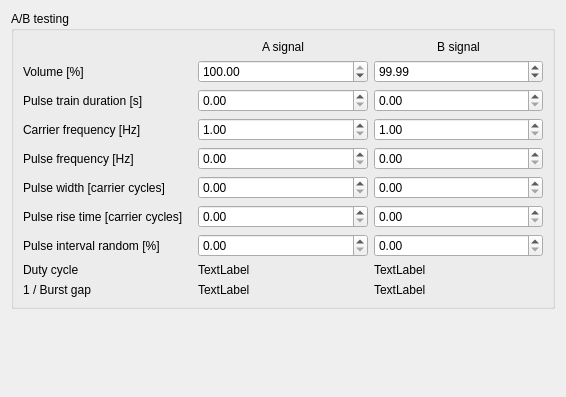
<?xml version="1.0" encoding="UTF-8"?>
<ui version="4.0">
 <class>ABTestWidget</class>
 <widget class="QWidget" name="ABTestWidget">
  <property name="geometry">
   <rect>
    <x>0</x>
    <y>0</y>
    <width>566</width>
    <height>397</height>
   </rect>
  </property>
  <property name="windowTitle">
   <string>Form</string>
  </property>
  <layout class="QVBoxLayout" name="verticalLayout">
   <item>
    <widget class="QGroupBox" name="groupBox">
     <property name="title">
      <string>A/B testing</string>
     </property>
     <layout class="QGridLayout" name="gridLayout">
      <item row="4" column="0">
       <widget class="QLabel" name="label_6">
        <property name="text">
         <string>Pulse frequency [Hz]</string>
        </property>
       </widget>
      </item>
      <item row="7" column="2">
       <widget class="QDoubleSpinBox" name="b_rise_time">
        <property name="keyboardTracking">
         <bool>false</bool>
        </property>
        <property name="maximum">
         <double>100.000000000000000</double>
        </property>
        <property name="singleStep">
         <double>0.100000000000000</double>
        </property>
       </widget>
      </item>
      <item row="4" column="2">
       <widget class="QDoubleSpinBox" name="b_pulse_frequency">
        <property name="keyboardTracking">
         <bool>false</bool>
        </property>
       </widget>
      </item>
      <item row="9" column="1">
       <widget class="QLabel" name="a_duty_cycle">
        <property name="text">
         <string>TextLabel</string>
        </property>
       </widget>
      </item>
      <item row="3" column="0">
       <widget class="QLabel" name="label_5">
        <property name="text">
         <string>Carrier frequency [Hz]</string>
        </property>
       </widget>
      </item>
      <item row="8" column="0">
       <widget class="QLabel" name="label_8">
        <property name="text">
         <string>Pulse interval random [%]</string>
        </property>
       </widget>
      </item>
      <item row="1" column="1">
       <widget class="QDoubleSpinBox" name="a_volume">
        <property name="keyboardTracking">
         <bool>false</bool>
        </property>
        <property name="maximum">
         <double>100.000000000000000</double>
        </property>
        <property name="singleStep">
         <double>0.100000000000000</double>
        </property>
        <property name="value">
         <double>100.000000000000000</double>
        </property>
       </widget>
      </item>
      <item row="2" column="2">
       <widget class="QDoubleSpinBox" name="b_train_duration">
        <property name="keyboardTracking">
         <bool>false</bool>
        </property>
        <property name="maximum">
         <double>100.000000000000000</double>
        </property>
        <property name="singleStep">
         <double>0.100000000000000</double>
        </property>
       </widget>
      </item>
      <item row="5" column="0">
       <widget class="QLabel" name="label_7">
        <property name="text">
         <string>Pulse width [carrier cycles]</string>
        </property>
       </widget>
      </item>
      <item row="3" column="1">
       <widget class="QDoubleSpinBox" name="a_carrier">
        <property name="keyboardTracking">
         <bool>false</bool>
        </property>
        <property name="minimum">
         <double>1.000000000000000</double>
        </property>
        <property name="maximum">
         <double>9999999.000000000000000</double>
        </property>
        <property name="singleStep">
         <double>10.000000000000000</double>
        </property>
       </widget>
      </item>
      <item row="1" column="0">
       <widget class="QLabel" name="label">
        <property name="text">
         <string>Volume [%]</string>
        </property>
       </widget>
      </item>
      <item row="3" column="2">
       <widget class="QDoubleSpinBox" name="b_carrier">
        <property name="keyboardTracking">
         <bool>false</bool>
        </property>
        <property name="minimum">
         <double>1.000000000000000</double>
        </property>
        <property name="maximum">
         <double>9999999.000000000000000</double>
        </property>
        <property name="singleStep">
         <double>10.000000000000000</double>
        </property>
       </widget>
      </item>
      <item row="8" column="2">
       <widget class="QDoubleSpinBox" name="b_pulse_interval_random">
        <property name="keyboardTracking">
         <bool>false</bool>
        </property>
        <property name="maximum">
         <double>100.000000000000000</double>
        </property>
       </widget>
      </item>
      <item row="2" column="0">
       <widget class="QLabel" name="label_3">
        <property name="text">
         <string>Pulse train duration [s]</string>
        </property>
       </widget>
      </item>
      <item row="5" column="2">
       <widget class="QDoubleSpinBox" name="b_pulse_width">
        <property name="keyboardTracking">
         <bool>false</bool>
        </property>
        <property name="singleStep">
         <double>0.100000000000000</double>
        </property>
       </widget>
      </item>
      <item row="5" column="1">
       <widget class="QDoubleSpinBox" name="a_pulse_width">
        <property name="keyboardTracking">
         <bool>false</bool>
        </property>
        <property name="singleStep">
         <double>0.100000000000000</double>
        </property>
       </widget>
      </item>
      <item row="9" column="0">
       <widget class="QLabel" name="label_10">
        <property name="text">
         <string>Duty cycle</string>
        </property>
       </widget>
      </item>
      <item row="4" column="1">
       <widget class="QDoubleSpinBox" name="a_pulse_frequency">
        <property name="keyboardTracking">
         <bool>false</bool>
        </property>
       </widget>
      </item>
      <item row="2" column="1">
       <widget class="QDoubleSpinBox" name="a_train_duration">
        <property name="keyboardTracking">
         <bool>false</bool>
        </property>
        <property name="maximum">
         <double>100.000000000000000</double>
        </property>
        <property name="singleStep">
         <double>0.100000000000000</double>
        </property>
       </widget>
      </item>
      <item row="9" column="2">
       <widget class="QLabel" name="b_duty_cycle">
        <property name="text">
         <string>TextLabel</string>
        </property>
       </widget>
      </item>
      <item row="7" column="0">
       <widget class="QLabel" name="label_9">
        <property name="text">
         <string>Pulse rise time [carrier cycles]</string>
        </property>
       </widget>
      </item>
      <item row="8" column="1">
       <widget class="QDoubleSpinBox" name="a_pulse_interval_random">
        <property name="keyboardTracking">
         <bool>false</bool>
        </property>
        <property name="maximum">
         <double>100.000000000000000</double>
        </property>
       </widget>
      </item>
      <item row="1" column="2">
       <widget class="QDoubleSpinBox" name="b_volume">
        <property name="keyboardTracking">
         <bool>false</bool>
        </property>
        <property name="maximum">
         <double>100.000000000000000</double>
        </property>
        <property name="singleStep">
         <double>0.100000000000000</double>
        </property>
        <property name="value">
         <double>99.989999999999995</double>
        </property>
       </widget>
      </item>
      <item row="0" column="2">
       <widget class="QLabel" name="b_signal_label">
        <property name="text">
         <string>B signal</string>
        </property>
        <property name="alignment">
         <set>Qt::AlignmentFlag::AlignCenter</set>
        </property>
       </widget>
      </item>
      <item row="0" column="1">
       <widget class="QLabel" name="a_signal_label">
        <property name="text">
         <string>A signal</string>
        </property>
        <property name="alignment">
         <set>Qt::AlignmentFlag::AlignCenter</set>
        </property>
       </widget>
      </item>
      <item row="7" column="1">
       <widget class="QDoubleSpinBox" name="a_rise_time">
        <property name="keyboardTracking">
         <bool>false</bool>
        </property>
        <property name="maximum">
         <double>100.000000000000000</double>
        </property>
        <property name="singleStep">
         <double>0.100000000000000</double>
        </property>
       </widget>
      </item>
      <item row="10" column="0">
       <widget class="QLabel" name="label_2">
        <property name="text">
         <string>1 / Burst gap</string>
        </property>
       </widget>
      </item>
      <item row="10" column="1">
       <widget class="QLabel" name="a_burst_gap">
        <property name="text">
         <string>TextLabel</string>
        </property>
       </widget>
      </item>
      <item row="10" column="2">
       <widget class="QLabel" name="b_burst_gap">
        <property name="text">
         <string>TextLabel</string>
        </property>
       </widget>
      </item>
     </layout>
    </widget>
   </item>
   <item>
    <spacer name="verticalSpacer">
     <property name="orientation">
      <enum>Qt::Orientation::Vertical</enum>
     </property>
     <property name="sizeHint" stdset="0">
      <size>
       <width>20</width>
       <height>40</height>
      </size>
     </property>
    </spacer>
   </item>
  </layout>
 </widget>
 <tabstops>
  <tabstop>a_volume</tabstop>
  <tabstop>b_volume</tabstop>
  <tabstop>a_train_duration</tabstop>
  <tabstop>b_train_duration</tabstop>
  <tabstop>a_carrier</tabstop>
  <tabstop>b_carrier</tabstop>
  <tabstop>a_pulse_frequency</tabstop>
  <tabstop>b_pulse_frequency</tabstop>
  <tabstop>a_pulse_width</tabstop>
  <tabstop>b_pulse_width</tabstop>
  <tabstop>a_rise_time</tabstop>
  <tabstop>b_rise_time</tabstop>
 </tabstops>
 <resources/>
 <connections/>
</ui>
